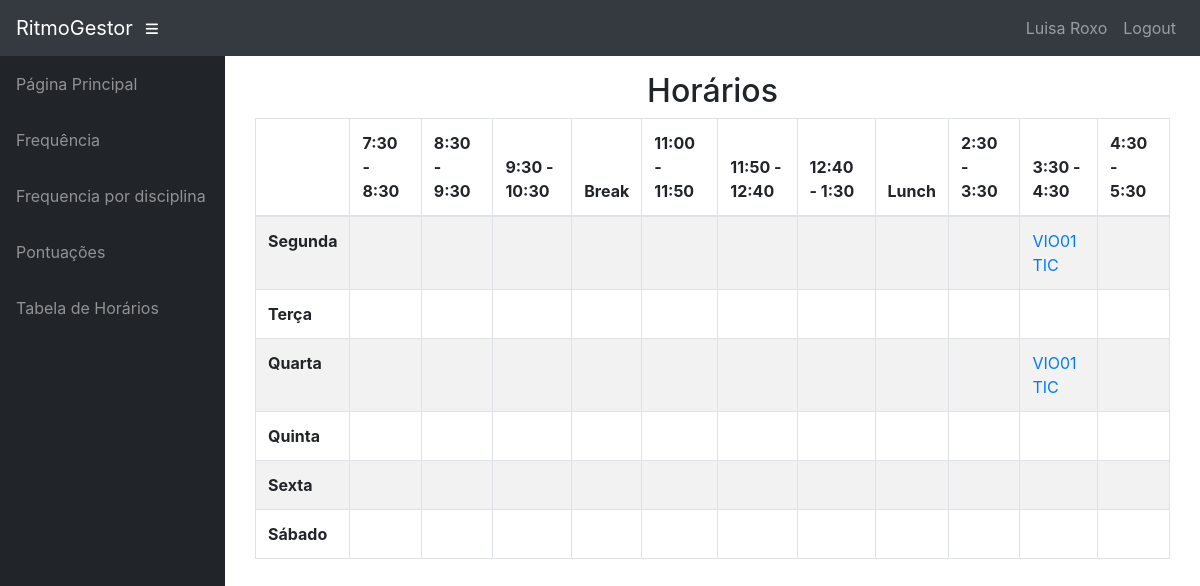
Screenshot of /info/teacher/21103227/t_timetable/ (signed in) with the database file from the repository.
### info/models.py (models this page shows, shortened)
class User(AbstractUser):
    @property
    def is_student(self):
        if hasattr(self, 'student'):
            return True
        return False

class Student(models.Model):
    user = models.OneToOneField(User, on_delete=models.CASCADE, null=True)
    class_id = models.ForeignKey(Class, on_delete=models.CASCADE, default=1)
    USN = models.CharField(primary_key='True', max_length=100)
    name = models.CharField(max_length=200)
    sex = models.CharField(max_length=50, choices=sex_choice, default='Masculino')
    DOB = models.DateField(default='1998-01-01')

class AssignTime(models.Model):
    assign = models.ForeignKey(Assign, on_delete=models.CASCADE)
    period = models.CharField(max_length=50, choices=time_slots, default='11:00 - 11:50')
    day = models.CharField(max_length=15, choices=DAYS_OF_WEEK)

class Assign(models.Model):
    class_id = models.ForeignKey(Class, on_delete=models.CASCADE)
    course = models.ForeignKey(Course, on_delete=models.CASCADE)
    teacher = models.ForeignKey(Teacher, on_delete=models.CASCADE)
    class Meta:
        unique_together = (('course', 'class_id', 'teacher'))

class Course(models.Model):
    dept = models.ForeignKey(Dept, on_delete=models.CASCADE)
    id = models.CharField(primary_key='True', max_length=50)
    name = models.CharField(max_length=50)
    shortname = models.CharField(max_length=50, default='X')

### info/views.py (the view)
# urls.py: path('teacher/<slug:teacher_id>/t_timetable/',
@login_required()
def t_timetable(request, teacher_id):
    asst = AssignTime.objects.filter(assign__teacher_id=teacher_id)
    class_matrix = [[True for i in range(12)] for j in range(6)]
    for i, d in enumerate(DAYS_OF_WEEK):
        t = 0
        for j in range(12):
            if j == 0:
                class_matrix[i][0] = d[0]
                continue
            if j == 4 or j == 8:
                continue
            try:
                a = asst.get(period=time_slots[t][0], day=d[0])
                class_matrix[i][j] = a
            except AssignTime.DoesNotExist:
                pass
            t += 1
    context = {
        'class_matrix': class_matrix,
    }
    return render(request, 'info/t_timetable.html', context)

### info/templates/info/t_timetable.html
{% extends 'info/base.html' %}
{% block content %}
  <div class="container">
    <div class="container">
      <div class="row">
        <div class="col-md-12">
          <h2 class="text-center">Horários</h2>
        </div>
        <div id="no-more-tables">
          <div class="table-responsive">
            <table class="col-sm-12 table table-bordered table-striped table- cf" id="dataTable" width="100%" cellspacing="0">
              <thead class="cf">
                <tr>
                  <th></th>
                  <th>7:30 - 8:30</th>
                  <th>8:30 - 9:30</th>
                  <th>9:30 - 10:30</th>
                  <th>Break</th>
                  <th>11:00 - 11:50</th>
                  <th>11:50 - 12:40</th>
                  <th>12:40 - 1:30</th>
                  <th>Lunch</th>
                  <th>2:30 - 3:30</th>
                  <th>3:30 - 4:30</th>
                  <th>4:30 - 5:30</th>
                </tr>
              </thead>
              <tbody>
                {% for i in class_matrix %}
                  <tr>
                    {% for j in i %}
                      {% if forloop.counter == 1 %}
                        <td>
                          <b>{{ j }}</b>
                        </td>
                      {% elif j == True %}
                        <td></td>
                      {% else %}
                        <td>
                          <a href="{% url 'free_teachers' j.id %}" onclick="window.open('{% url 'free_teachers' j.id %}',
                                                                         'newwindow',
                                                                         'width=600,height=400');
                                                              return false;">{{ j.assign.class_id_id }} {{ j.assign.course.shortname }}</a>
                        </td>
                      {% endif %}
                    {% endfor %}
                  </tr>
                {% endfor %}
              </tbody>
            </table>
          </div>
        </div>
      </div>
    </div>
  </div>
{% endblock %}

### info/templates/info/base.html (shortened to what this page needs)
<!DOCTYPE html>
<html lang="pt-br">
  <head>
    {% load static %}
    <link href="{% static '/info/bootstrap/vendor/bootstrap/css/bootstrap.min.css' %}" rel="stylesheet" />
    <link href="{% static '/info/bootstrap/vendor/fontawesome-free/css/all.min.css' %}" rel="stylesheet" type="text/css" />
    <link href="{% static '/info/bootstrap/vendor/datatables/dataTables.bootstrap4.css' %}" rel="stylesheet" />
    <link href="{% static '/info/bootstrap/css/sb-admin.css' %}" rel="stylesheet" />
  </head>
  <body id="page-top">
    <nav class="navbar navbar-expand navbar-dark bg-dark static-top">
      <a class="navbar-brand mr-1" href="{% url 'index' %}">RitmoGestor</a>
      <button class="btn btn-link btn-sm text-white order-1 order-sm-0" id="sidebarToggle" href="#"><i class="fas fa-bars"></i></button>
      <div class="collapse navbar-collapse" id="navbarResponsive">
        <ul class="navbar-nav ml-auto">
          <li class="nav-item">
            {% if request.user.is_student %}
              <a class="nav-link text-capitalize">{{ request.user.student.name }}</a>
            {% elif request.user.is_teacher %}
              <a class="nav-link text-capitalize">{{ request.user.teacher.name }}</a>
            {% endif %}
          </li>
          <li class="nav-item">
            <a class="nav-link" href="#" data-toggle="modal" data-target="#logoutModal">Logout</a>
          </li>
        </ul>
      </div>
    </nav>
    <div id="wrapper">
      <ul class="sidebar navbar-nav">
        <li class="nav-item">
          <a class="nav-link" href="{% url 'index' %}"><span>Página Principal</span></a>
        </li>
        {% if request.user.is_student %}
          <li class="nav-item">
            <a class="nav-link" href="{% url 'attendance' request.user.student.USN %}"><span>Frequência</span></a>
          </li>
          <li class="nav-item">
            <a class="nav-link" href="{% url 'attendance' request.user.student.USN %}"><span>Frequencia por disciplina</span></a>
          </li>
          <li class="nav-item">
            <a class="nav-link" href="{% url 'marks_list' request.user.student.USN %}"><span>Pontuações</span></a>
          </li>
          <li class="nav-item">
            <a class="nav-link" href="{% url 'timetable' request.user.student.class_id_id %}"><span>Tabela de Horários</span></a>
          </li>
        {% endif %}
      </ul>
      <div id="content-wrapper">
        <div class="container-fluid">
          {% block content %}
          {% endblock %}
        </div>
      </div>
    </div>
  </body>
</html>

### rows the page displays
User: user.student.name "Luisa Roxo"
AssignTime: i "Segunda", assign.class_id_id "VIO01", assign.course.shortname "TIC"
AssignTime: i "Quarta", assign.class_id_id "VIO01", assign.course.shortname "TIC"

### other values shown
{{ j }} "Terça" "Quinta" "Sexta" "Sábado"
